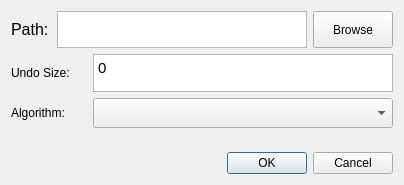
<?xml version="1.0" encoding="UTF-8"?>
<ui version="4.0">
 <class>StartWindow</class>
 <widget class="QDialog" name="StartWindow">
  <property name="geometry">
   <rect>
    <x>0</x>
    <y>0</y>
    <width>398</width>
    <height>185</height>
   </rect>
  </property>
  <property name="sizePolicy">
   <sizepolicy hsizetype="Fixed" vsizetype="Fixed">
    <horstretch>0</horstretch>
    <verstretch>0</verstretch>
   </sizepolicy>
  </property>
  <property name="windowTitle">
   <string>Aurum</string>
  </property>
  <layout class="QVBoxLayout" name="verticalLayout">
   <item>
    <layout class="QHBoxLayout" name="horizontalLayout">
     <item>
      <widget class="QLabel" name="label">
       <property name="sizePolicy">
        <sizepolicy hsizetype="MinimumExpanding" vsizetype="MinimumExpanding">
         <horstretch>0</horstretch>
         <verstretch>0</verstretch>
        </sizepolicy>
       </property>
       <property name="minimumSize">
        <size>
         <width>40</width>
         <height>26</height>
        </size>
       </property>
       <property name="font">
        <font>
         <pointsize>12</pointsize>
        </font>
       </property>
       <property name="text">
        <string>Path:</string>
       </property>
      </widget>
     </item>
     <item>
      <widget class="QTextEdit" name="textEdit">
       <property name="sizePolicy">
        <sizepolicy hsizetype="MinimumExpanding" vsizetype="MinimumExpanding">
         <horstretch>0</horstretch>
         <verstretch>0</verstretch>
        </sizepolicy>
       </property>
       <property name="minimumSize">
        <size>
         <width>250</width>
         <height>28</height>
        </size>
       </property>
      </widget>
     </item>
     <item>
      <widget class="QPushButton" name="browse">
       <property name="sizePolicy">
        <sizepolicy hsizetype="MinimumExpanding" vsizetype="MinimumExpanding">
         <horstretch>0</horstretch>
         <verstretch>0</verstretch>
        </sizepolicy>
       </property>
       <property name="text">
        <string>Browse</string>
       </property>
       <property name="iconSize">
        <size>
         <width>16</width>
         <height>16</height>
        </size>
       </property>
      </widget>
     </item>
    </layout>
   </item>
   <item>
    <spacer name="verticalSpacer_2">
     <property name="orientation">
      <enum>Qt::Vertical</enum>
     </property>
     <property name="sizeHint" stdset="0">
      <size>
       <width>20</width>
       <height>40</height>
      </size>
     </property>
    </spacer>
   </item>
   <item>
    <layout class="QHBoxLayout" name="horizontalLayout_2">
     <item>
      <widget class="QLabel" name="label_3">
       <property name="sizePolicy">
        <sizepolicy hsizetype="MinimumExpanding" vsizetype="MinimumExpanding">
         <horstretch>0</horstretch>
         <verstretch>0</verstretch>
        </sizepolicy>
       </property>
       <property name="minimumSize">
        <size>
         <width>30</width>
         <height>26</height>
        </size>
       </property>
       <property name="text">
        <string>Undo Size:</string>
       </property>
      </widget>
     </item>
     <item>
      <widget class="QTextEdit" name="textEdit_3">
       <property name="sizePolicy">
        <sizepolicy hsizetype="MinimumExpanding" vsizetype="MinimumExpanding">
         <horstretch>0</horstretch>
         <verstretch>0</verstretch>
        </sizepolicy>
       </property>
       <property name="minimumSize">
        <size>
         <width>300</width>
         <height>28</height>
        </size>
       </property>
       <property name="html">
        <string>&lt;!DOCTYPE HTML PUBLIC &quot;-//W3C//DTD HTML 4.0//EN&quot; &quot;http://www.w3.org/TR/REC-html40/strict.dtd&quot;&gt;
&lt;html&gt;&lt;head&gt;&lt;meta name=&quot;qrichtext&quot; content=&quot;1&quot; /&gt;&lt;meta charset=&quot;utf-8&quot; /&gt;&lt;style type=&quot;text/css&quot;&gt;
p, li { white-space: pre-wrap; }
hr { height: 1px; border-width: 0; }
li.unchecked::marker { content: &quot;\2610&quot;; }
li.checked::marker { content: &quot;\2612&quot;; }
&lt;/style&gt;&lt;/head&gt;&lt;body style=&quot; font-family:'Cantarell'; font-size:11pt; font-weight:400; font-style:normal;&quot;&gt;
&lt;p style=&quot; margin-top:0px; margin-bottom:0px; margin-left:0px; margin-right:0px; -qt-block-indent:0; text-indent:0px;&quot;&gt;0&lt;/p&gt;&lt;/body&gt;&lt;/html&gt;</string>
       </property>
      </widget>
     </item>
    </layout>
   </item>
   <item>
    <spacer name="verticalSpacer">
     <property name="orientation">
      <enum>Qt::Vertical</enum>
     </property>
     <property name="sizeHint" stdset="0">
      <size>
       <width>20</width>
       <height>40</height>
      </size>
     </property>
    </spacer>
   </item>
   <item>
    <layout class="QHBoxLayout" name="horizontalLayout_3">
     <item>
      <widget class="QLabel" name="label_4">
       <property name="sizePolicy">
        <sizepolicy hsizetype="MinimumExpanding" vsizetype="MinimumExpanding">
         <horstretch>0</horstretch>
         <verstretch>0</verstretch>
        </sizepolicy>
       </property>
       <property name="minimumSize">
        <size>
         <width>70</width>
         <height>30</height>
        </size>
       </property>
       <property name="text">
        <string>Algorithm:</string>
       </property>
      </widget>
     </item>
     <item>
      <widget class="QComboBox" name="dropDownBox">
       <property name="sizePolicy">
        <sizepolicy hsizetype="MinimumExpanding" vsizetype="MinimumExpanding">
         <horstretch>0</horstretch>
         <verstretch>0</verstretch>
        </sizepolicy>
       </property>
       <property name="minimumSize">
        <size>
         <width>300</width>
         <height>25</height>
        </size>
       </property>
      </widget>
     </item>
    </layout>
   </item>
   <item>
    <spacer name="verticalSpacer_3">
     <property name="orientation">
      <enum>Qt::Vertical</enum>
     </property>
     <property name="sizeType">
      <enum>QSizePolicy::MinimumExpanding</enum>
     </property>
     <property name="sizeHint" stdset="0">
      <size>
       <width>20</width>
       <height>18</height>
      </size>
     </property>
    </spacer>
   </item>
   <item>
    <widget class="QDialogButtonBox" name="buttonBox">
     <property name="orientation">
      <enum>Qt::Horizontal</enum>
     </property>
     <property name="standardButtons">
      <set>QDialogButtonBox::Cancel|QDialogButtonBox::Ok</set>
     </property>
    </widget>
   </item>
  </layout>
 </widget>
 <resources/>
 <connections>
  <connection>
   <sender>buttonBox</sender>
   <signal>accepted()</signal>
   <receiver>StartWindow</receiver>
   <slot>accept()</slot>
   <hints>
    <hint type="sourcelabel">
     <x>248</x>
     <y>254</y>
    </hint>
    <hint type="destinationlabel">
     <x>157</x>
     <y>274</y>
    </hint>
   </hints>
  </connection>
  <connection>
   <sender>buttonBox</sender>
   <signal>rejected()</signal>
   <receiver>StartWindow</receiver>
   <slot>reject()</slot>
   <hints>
    <hint type="sourcelabel">
     <x>316</x>
     <y>260</y>
    </hint>
    <hint type="destinationlabel">
     <x>286</x>
     <y>274</y>
    </hint>
   </hints>
  </connection>
 </connections>
</ui>
